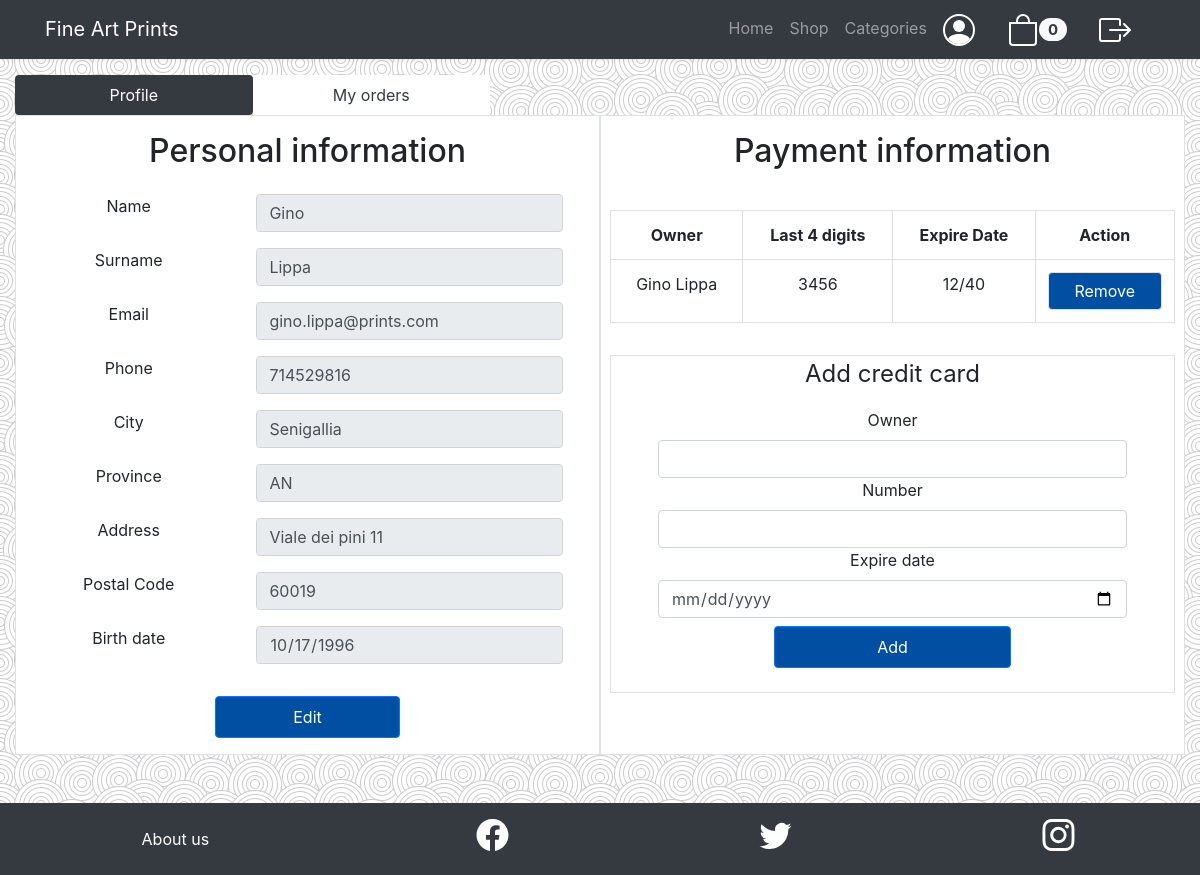
/customer-area.php (signed in), run on an earlier commit of the app's database.
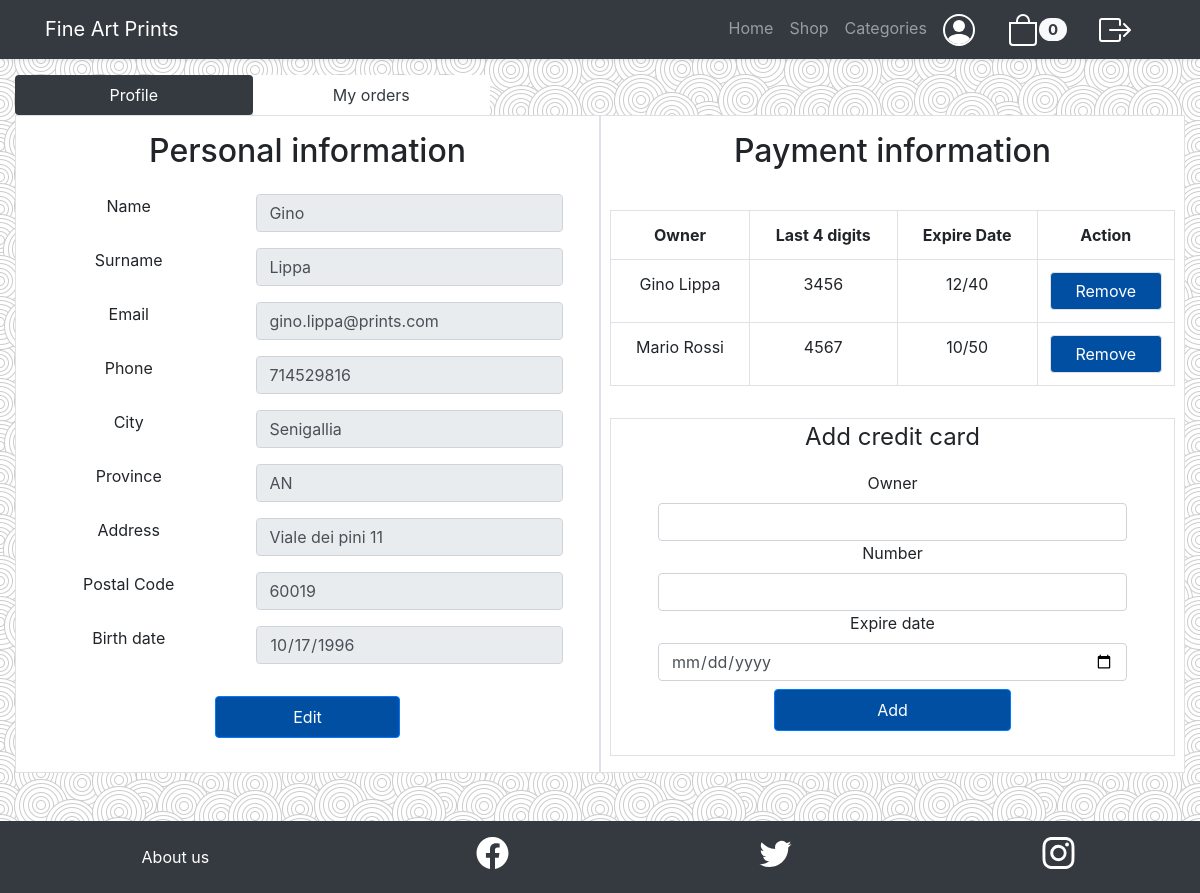
And on a later commit of the database.
### tables this page shows
CREATE TABLE `user` (
  `Email` char(140) NOT NULL,
  `Birth_date` date NOT NULL,
  `Password` char(128) NOT NULL,
  `Salt` char(128) NOT NULL,
  `Name` char(140) NOT NULL,
  `Surname` char(140) NOT NULL,
  `Phone` char(140) NOT NULL,
  `City` char(140) NOT NULL,
  `Postal_code` int(11) NOT NULL,
  `Province` char(140) NOT NULL,
  `Address` char(140) NOT NULL,
  `Role` char(20) NOT NULL
);

CREATE TABLE `payment_info` (
  `Card_number` bigint(20) NOT NULL,
  `Email` char(140) NOT NULL,
  `Status` varchar(10) NOT NULL DEFAULT 'in use'
);

CREATE TABLE `credit_card` (
  `Expire_date` char(10) NOT NULL,
  `Owner` char(140) NOT NULL,
  `Number` bigint(20) NOT NULL
);

### utils/functions.php (called while the page is built, shortened)
<?php
function isUserLoggedIn($role){
    return !empty($_SESSION["role"]) && $_SESSION["role"] == $role;
}
?>

### db/database.php (called while the page is built, shortened)
<?php
class DatabaseHelper{
    private $db;
    public function __construct($servername, $username, $password, $dbname, $port){
        $this->db = new mysqli($servername, $username, $password, $dbname, $port);
    }
    public function getUser($email){
        $stmt = $this->db->prepare("SELECT Email, Birth_date, Name, Surname, Password, Salt, Phone, City, Postal_code,
         Province, Address FROM user WHERE Email = ?;");
        $stmt->bind_param("s", $email);
        $stmt->execute();
        $result = $stmt->get_result();
        return $result->fetch_all(MYSQLI_ASSOC);
    }
    public function getCustomerCreditCards($email){
        $stmt = $this->db->prepare("SELECT Owner, Card_number, Expire_date
        FROM payment_info, credit_card WHERE payment_info.Card_number = credit_card.Number
         AND Email = ? AND Status = 'in use';");
        $stmt->bind_param("s", $email);
        $stmt->execute();
        $result = $stmt->get_result();
        return $result->fetch_all(MYSQLI_ASSOC);
    }
}
?>

### bootstrap.php (called while the page is built, shortened)
<?php
require_once("utils/functions.php");
require_once("db/database.php");
$dbh = new DatabaseHelper("localhost", "root", "", "fineartprints", 3306);
?>

### template/customer-area-template.php (the view, shortened to what this page needs)
<div class="flex-grow-1 subtle-pattern">
    <div class="container-fluid flex-flow-row-wrap">
        <main class="h-100 container-fluid px-0">
            <div class="row mx-0 mt-3">
                <ul class="nav nav-pills col-12 col-md-6">
                    <li class="nav-item col-5 col-md-5 text-center p-0">
                        <a class="nav-link active bg-dark text-white" href="#">Profile</a>
                    </li>
                    <li class="nav-item col-5 col-md-5 text-center bg-white p-0">
                        <a class="nav-link text-dark" href="customer-orders-summary.php">My orders</a>
                    </li>
                </ul>
            </div>
            <div class="row mx-0 mb-4">
                <div class="col-12 col-md-6 px-0 bg-white border mb-4">
                    <form method="POST" id="personal-form" class="m-0">
                        <h2 class="text-center py-3">Personal information</h2>
                        <fieldset id="personal_fieldset" class="px-0" disabled>
                            <div class="form-group row text-center">
                                <label for="name" class="col-5">Name</label>
                                <input type="text" class="form-control col-6" id="name"
                                value="<?php echo $templateParams["personal_info"][0]["Name"] ?>"
                                 name="namef" required/>
                            </div>
                            <div class="form-group row text-center">
                                <label for="surname" class="col-5">Surname</label>
                                <input type="text" class="form-control col-6" id="surname"
                                value="<?php echo $templateParams["personal_info"][0]["Surname"] ?>"
                                 name="surname" required/>
                            </div>
                            <div class="form-group row text-center">
                                <label for="email" class="col-5">Email</label>
                                <input type="email" class="form-control col-6" id="email"
                                value="<?php echo$templateParams["personal_info"][0]["Email"] ?>"
                                 name="emailf" disabled/>
                            </div>
                            <div class="form-group row text-center">
                                <label for="phone"  class="col-5">Phone</label>
                                <input type="number" class="form-control col-6" id="phone"
                                value="<?php echo $templateParams["personal_info"][0]
                                ["Phone"] ?>" name="phone" required/>
                            </div>
                            <div class="form-group row text-center">
                                <label for="city"  class="col-5">City</label>
                                <input type="text" class="form-control col-6" id="city"
                                value="<?php echo $templateParams["personal_info"][0]["City"] ?>"
                                 name="city" required/>
                            </div>
                            <div class="form-group row text-center">
                                <label for="province"  class="col-5">Province</label>
                                <input type="text" class="form-control col-6" id="province"
                                value="<?php echo$templateParams["personal_info"][0]["Province"] ?>"
                                 name="province" required/>
                            </div>
                            <div class="form-group row text-center">
                                <label for="address"  class="col-5">Address</label>
                                <input type="text" class="form-control col-6" id="address"
                                value="<?php echo $templateParams["personal_info"][0]["Address"] ?>"
                                 name="address" required/>
                            </div>
                            <div class="form-group row text-center">
                                <label for="postal-code"  class="col-5">Postal Code</label>
                                <input type="number" class="form-control col-6" id="postal-code"
                                value="<?php echo $templateParams["personal_info"][0]["Postal_code"] ?>"
                                 name="postal-code" required/>
                            </div>
                            <div class="form-group row text-center">
                                <label for="birth-date" class="col-5">Birth date</label>
                                <input type="date" class="form-control col-6" id="birth-date"
                                value="<?php echo $templateParams["personal_info"][0]["Birth_date"] ?>"
                                 name="birth-date" required/>
                            </div>
                        </fieldset>
                        <div class="form-group col-12">
                            <button id="edit" type="button" class="btn btn-primary col-4 col-md-4 offset-4 p-2">Edit</button>
                        </div>
                    </form>
                </div>
                <div class="aside col-12 col-md-6 px-0 mb-4 bg-white border">
                    <h2 class="text-center py-3 col-md-12">Payment information</h2>
                    <div class="row p-3">
                        <div class="col-12 col-md-12 table-responsive px-2">
                            <?php if (count($templateParams["pay_info"]) == 0):?>
                                <div class="col-10 offset-1 text-center">
                                <p style="font-size:20px;">No credit card added. Compile the form below</p>
                                </div>
                            <?php else:?>
                            <table class="table table-bordered text-center">
                                <tr>
                                    <th id="owner_">Owner</th>
                                    <th id="last_digits">Last 4 digits</th>
                                    <th id="expire_date">Expire Date</th>
                                    <th id="action">Action</th>
                                </tr>
                                <?php foreach($templateParams["pay_info"] as $cards): ?>
                                <tr>
                                    <td headers="owner_" id="<?php echo $cards["Owner"]?>"><?php echo $cards["Owner"]?></td>
                                    <td headers="last_digits"><?php echo substr($cards["Card_number"],12,4)?></td>
                                    <td headers="expire_date"><?php echo $cards["Expire_date"]?></td>
                                    <td headers="action">
                                        <form method="POST" id="remove-form" class="m-0">
                                            <input type="submit" class="btn btn-primary border col-md-12"
                                             value="Remove"/>
                                        </form>
                                    </td>
                                </tr>
                                <?php endforeach;?>
                            </table>
                            <?php endif;?>
                        </div>
                    </div>
                    <div class="row px-4">
                        <form method="POST" class="col-12 border mb-3">
                            <fieldset class="px-0 mb-2">
                                <legend class="m-0 text-center">Add credit card</legend>
                                <div class="form-group text-center">
                                    <div class="row mt-3">
                                        <label for="owner" class="col-10 offset-1">Owner</label>
                                        <input name="owner" type="text" class="form-control <?php echo $iscardvalid?> col-10 offset-1" id="owner" required/>
                                    </div>
                                    <div class="row">
                                        <label for="add_number" class="col-10 offset-1">Number</label>
                                        <input type="number" name="add_number" class="form-control <?php echo $iscardvalid?> col-10 offset-1" id="add_number" required/>
                                    </div>
                                    <div class="row">
                                        <label for="exp_date" class="col-10 offset-1">Expire date</label>
                                        <input type="date" name="expire_date" class="form-control <?php echo $iscardvalid?> col-10 offset-1" id="exp_date" required/>
                                    </div>
                                    <div class="text-center col-6 col-md-6 offset-3 offset-md-3 mt-2">
                                        <button type="submit" class="btn btn-primary col-12 col-md-12 p-2">Add</button>
                                    </div>
                                </div>
                            </fieldset>
                        </form>
                    </div>
                </div>
            </div>
        </main>
    </div>
</div>

### customer-area.php (shortened to what this page needs)
<?php
    require_once 'bootstrap.php';
    if(isUserLoggedIn(UserType::Customer)) {
        $templateParams["title"] = "Profile";
        $templateParams["name"] = "template/customer-area-template.php";
        $templateParams["personal_info"][0] = $dbh->getUser($_SESSION["email"])[0];
        $templateParams["pay_info"] = $dbh->getCustomerCreditCards($_SESSION["email"]);
        $iscardvalid = "";
        require 'template/base.php';
    } else {
        header('Location: login.php');
    }
?>

### template/base.php (shortened to what this page needs)
<!DOCTYPE html>
<html lang="en">
<head>
  <link rel="stylesheet" href="https://cdn.jsdelivr.net/npm/bootstrap@4.5.3/dist/css/bootstrap.min.css"
>
  <link rel="stylesheet" href="css/theme.css">
</head>
<body>
  <div class="d-flex flex-column h-100">
    <nav class="navbar navbar-dark navbar-expand-md bg-dark shadow-sm">
      <div class="container"><a class="navbar-brand logo" href="index.php">Fine Art Prints</a>
        <div class="collapse navbar-collapse" id="navcol-1">
          <ul class="nav navbar-nav ml-auto">
            <li class="nav-item"><a class="nav-link" href="index.php">Home</a></li>
            <li class="nav-item"><a class="nav-link" href="shop.php">Shop</a></li>
            <li class="nav-item"><a class="nav-link" href="categories.php">Categories</a></li>
            <li class="nav-item"><a class="nav-link navbar-brand" href="login.php"><img
                  src="<?php echo UPLOAD_DIR.'icons/person-circle.svg'?>" alt="your profile" width="32" height="32"></a>
            </li>
            <li class="nav-item"><a class="nav-link navbar-brand" href="shopping-cart.php"><img src="<?php echo UPLOAD_DIR.'icons/bag.svg'?>"
                  alt="cart" width="32" height="32"><span id="cart-item-count" class="badge badge-light badge-pill text-dark"><?php echo $_SESSION["products_count"] ?? 0?></span></a></li>
            <?php if(isset($_SESSION["email"])): ?>
              <li class="nav-item"><a class="nav-link navbar-brand" href="logout.php">
                <img src="<?php echo UPLOAD_DIR.'icons/box-arrow-right.svg'?>" alt="logout" width="32" height="32"></a>
              </li>
            <?php endif; ?>
          </ul>
        </div>
      </div>
    </nav>
    <?php
      if(isset($templateParams["name"])){
        require($templateParams["name"]);
    }
    ?>
    <div class="row m-0">
      <footer class="col-12 col-md-12 px-0 bg-dark py-3">
        <div class="nav d-flex justify-content-center">
          <a class="d-flex flex-fill nav-link justify-content-center text-white bg-dark" href="api-about-us.php">About us</a>
          <img class="d-flex flex-fill" src="<?php echo UPLOAD_DIR?>icons/facebook.svg" alt="facebook profile" width="32" height="32" />
          <img class="d-flex flex-fill" src="<?php echo UPLOAD_DIR?>icons/twitter.svg" alt="twitter profile" width="32" height="32" />
          <img class="d-flex flex-fill" src="<?php echo UPLOAD_DIR?>icons/instagram.svg" alt="instragram page" width="32" height="32" />
        </div>
      </footer>
    </div>
</div>
</body>
</html>

### css/theme.css (style rules this page uses)
html, body { height: 100vh; }
.subtle-pattern { background-color: #f1f2f3; background-image: url("../upload/swirl_pattern.jpeg"), url("../upload/swirl_pattern.jpeg"); background-position: -1px -1px, -1px -1px; }
.btn-primary { background-color: #004FA3 !important; }
.flex-flow-row-wrap { display: flex; flex-flow: row wrap; }

What changed in the data, as far as the page shows it:
added payment_info: Card_number.Owner "Mario Rossi", Card_number "4567", Card_number.Expire_date "10/50"
